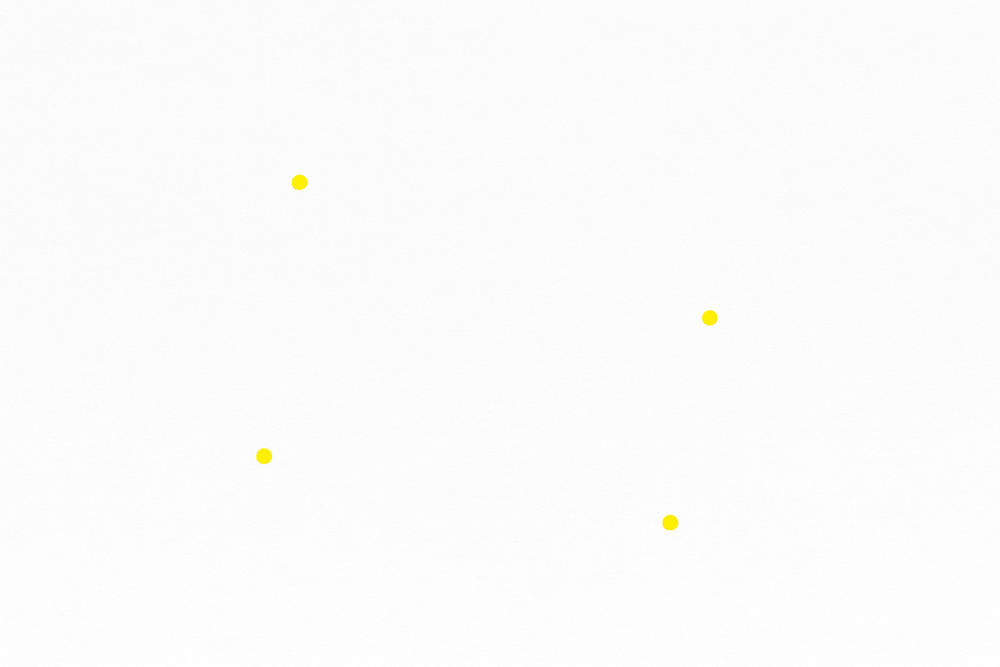
#> input picture image/testImage3.png, 1000 x 667 px, shrunk from 1536 x 1024 before the run, found by its file name
$ python detect_image.py
#> lines starting #> are read from the running program, lines starting #| are printed output that depends on the picture; after the words box and inside, x2 and y2 are one past the last pixel; in counts of white or black regions, pixels touching at a corner belong together
### utils.py
import numpy as np
import cv2 as cv

def get_limits(color):
    c = np.uint8([[color]])
    hsvC = cv.cvtColor(c, cv.COLOR_BGR2HSV)


    hue = hsvC[0][0][0]    # Get hue value

    # Handle red hue wrap-around
    if hue >= 165:   # Upper limit for divided red hue
        lower_limit = np.array([hue - 10, 100, 100], dtype=np.uint8)
        upper_limit = np.array([180, 255, 255], dtype=np.uint8)
    elif hue <= 15: # Lower limit for divided red hue
        lower_limit = np.array([0, 100, 100], dtype=np.uint8)
        upper_limit = np.array([hue + 10, 255, 255], dtype=np.uint8)
    else:
        lower_limit = np.array([hue - 10, 100, 100], dtype=np.uint8)
        upper_limit = np.array([hue + 10, 255, 255], dtype=np.uint8)

    return lower_limit, upper_limit

### detect_image.py
# [42 lines of commented-out code are left out]
import cv2 as cv
from utils import get_limits

# Yellow in BGR
yellow = [0, 255, 255]

# Load the image
image_path = "/Users/supriyamaji/Desktop/Code/Computer_Vision/color-detection-opencv/image/testImage3.png"
frame = cv.imread(image_path)
#> frame is the input picture: shape (667, 1000, 3); mean B, G, R 251.9, 252, 252.1

if frame is None:
    print("Error: Image not found or path is incorrect.")
    exit()

# Convert to HSV color space
hsv_image = cv.cvtColor(frame, cv.COLOR_BGR2HSV)
#> hsv_image: shape (667, 1000, 3); mean H, S, V 58, 1.1, 252.5

# Get HSV bounds for yellow
lower_limit, upper_limit = get_limits(color=yellow)

# Create mask
mask = cv.inRange(hsv_image, lower_limit, upper_limit)
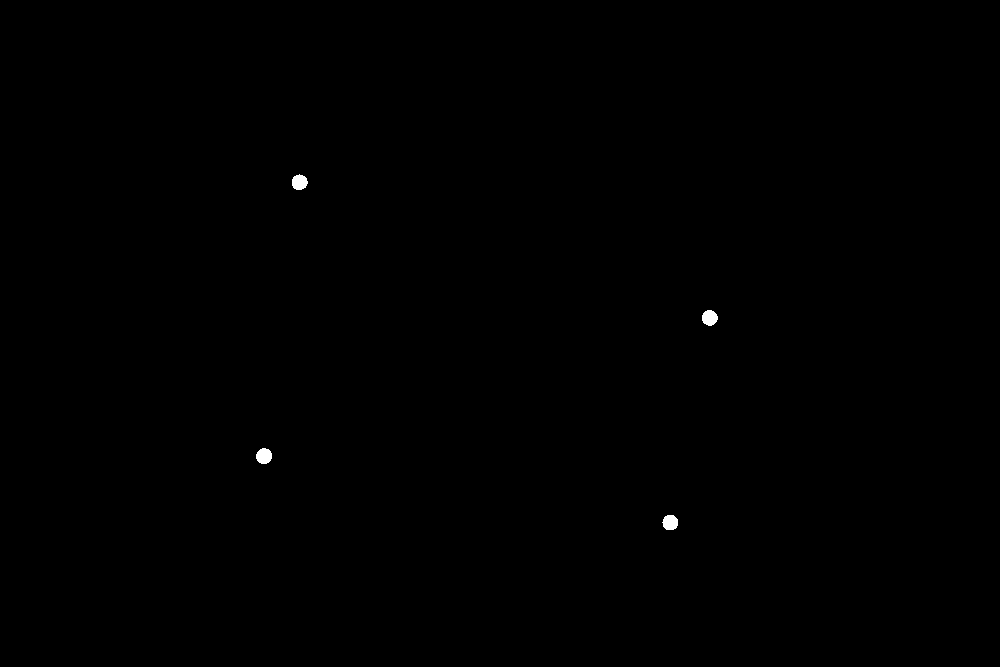
#> mask: shape (667, 1000); 0.12% white; 4 white regions

# Find contours in the mask
contours, _ = cv.findContours(mask, cv.RETR_EXTERNAL, cv.CHAIN_APPROX_SIMPLE)
#> contours = 4 contours; box (x1, y1, x2, y2) and area: (256, 448, 272, 464) 180, (702, 310, 718, 326) 174, (292, 174, 308, 190) 173, (662, 515, 678, 530) 172

# Draw a rectangle around each detected yellow region
for cnt in contours:
    x, y, w, h = cv.boundingRect(cnt)
    cv.rectangle(frame, (x, y), (x + w, y + h), (0, 255, 0), 2)
#> this loop made 4 passes
#> (x, y, h) on passes 1 to 4: (662, 515, 15), (256, 448, 16), (702, 310, 16), (292, 174, 16)
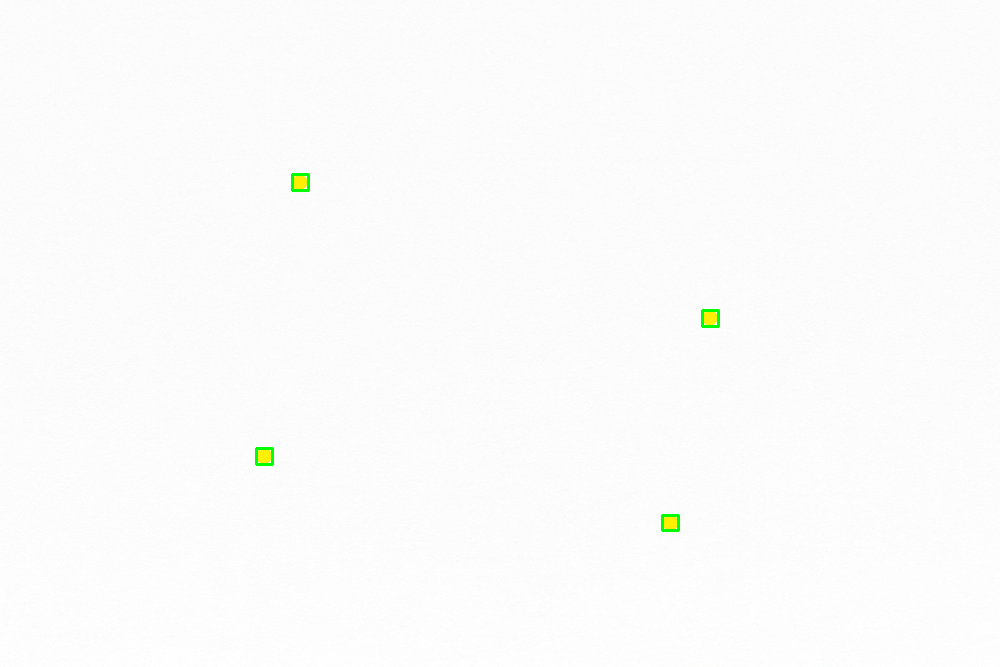
#> frame: shape (667, 1000, 3); 0.11% of pixels changed, all inside (x1, y1, x2, y2) = (255, 173, 720, 532)

# Show the result
cv.imshow("Detected Yellow Regions", frame)
cv.waitKey(0)
cv.destroyAllWindows()

$ run again, with image/testImage2.png copied over image/testImage3.png
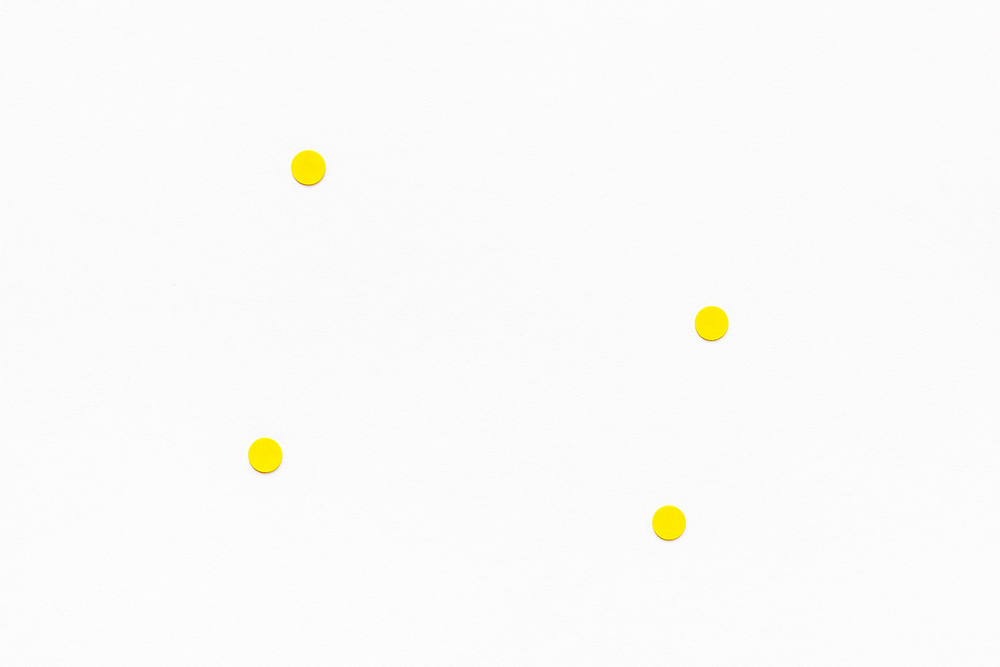
#> input picture image/testImage2.png, 1000 x 667 px, shrunk from 1536 x 1024 before the run, found by its file name
#> frame is the input picture: shape (667, 1000, 3); mean B, G, R 249.5, 250.6, 250.9
#> hsv_image: shape (667, 1000, 3); mean H, S, V 62.1, 2.3, 251.3
#> `mask = cv.inRange(hsv_image, lower_limit, upper_limit)`:
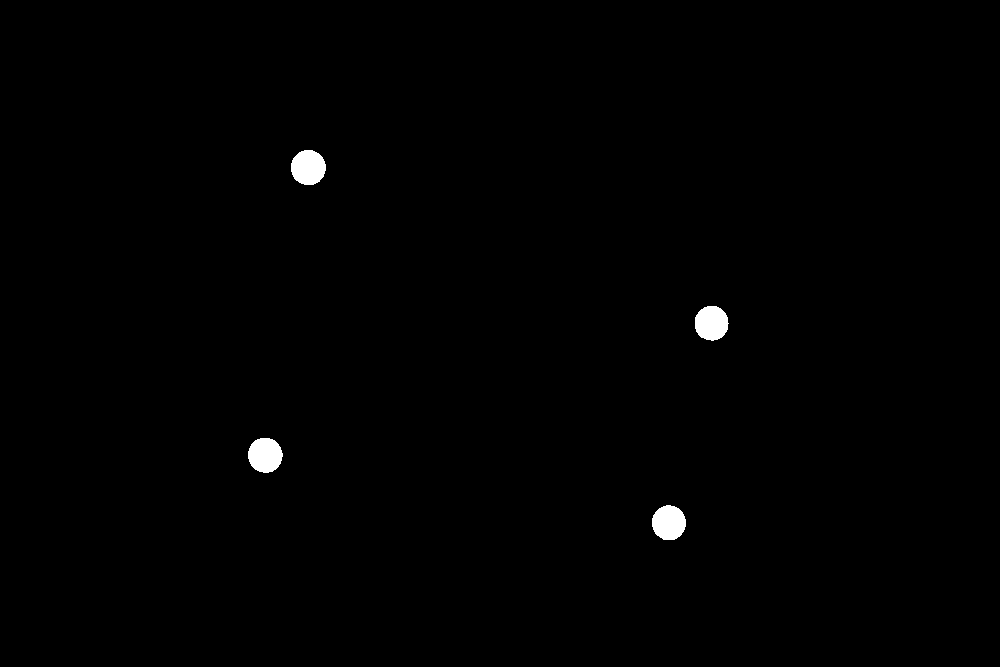
#> mask: shape (667, 1000); 0.57% white; 4 white regions
#> contours = 4 contours; box (x1, y1, x2, y2) and area: (291, 150, 326, 185) 921, (248, 438, 283, 473) 908, (652, 505, 686, 540) 889, (695, 306, 729, 341) 883
#> the loop `for cnt in contours:` made 4 passes
#> (x, y, w) on passes 1 to 4: (652, 505, 34), (248, 438, 35), (695, 306, 34), (291, 150, 35)
#> after the loop `for cnt in contours:`:
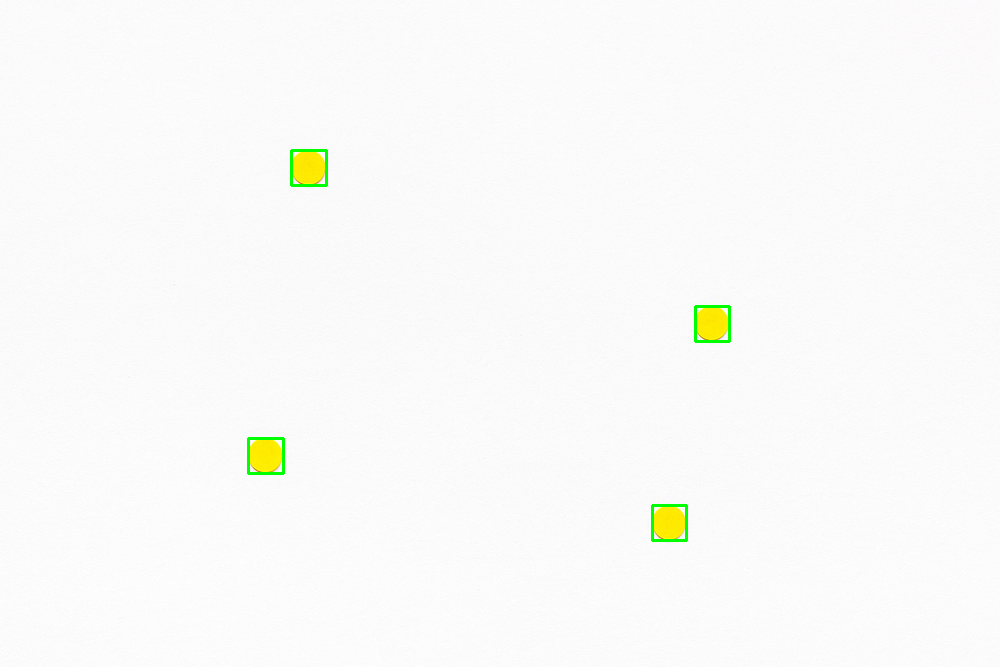
#> frame: shape (667, 1000, 3); 0.25% of pixels changed, all inside (x1, y1, x2, y2) = (247, 149, 731, 542)
